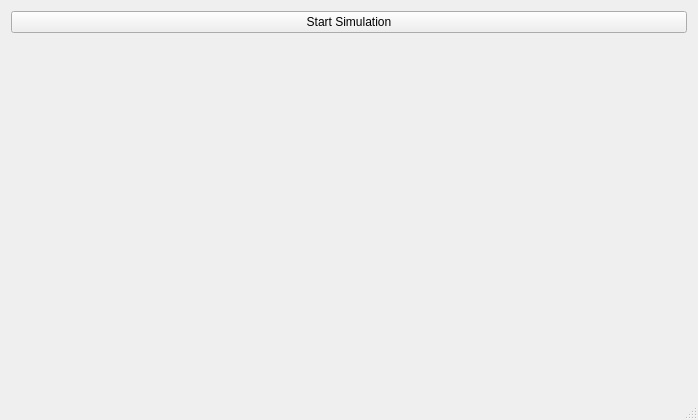
<?xml version="1.0" encoding="UTF-8"?>
<ui version="4.0">
 <class>MainWindow</class>
 <widget class="QMainWindow" name="MainWindow">
  <property name="geometry">
   <rect>
    <x>0</x>
    <y>0</y>
    <width>698</width>
    <height>420</height>
   </rect>
  </property>
  <property name="windowTitle">
   <string>QCustomPlot plot examples</string>
  </property>
  <widget class="QWidget" name="centralWidget">
   <layout class="QVBoxLayout" name="verticalLayout">
    <property name="sizeConstraint">
     <enum>QLayout::SetMinimumSize</enum>
    </property>
    <item>
     <widget class="QPushButton" name="buttonStartSimulation">
      <property name="text">
       <string>Start Simulation</string>
      </property>
     </widget>
    </item>
    <item>
     <widget class="QCustomPlot" name="customPlot" native="true">
      <property name="maximumSize">
       <size>
        <width>250</width>
        <height>16777215</height>
       </size>
      </property>
     </widget>
    </item>
   </layout>
  </widget>
  <widget class="QStatusBar" name="statusBar"/>
 </widget>
 <layoutdefault spacing="6" margin="11"/>
 <customwidgets>
  <customwidget>
   <class>QCustomPlot</class>
   <extends>QWidget</extends>
   <header>../../lib/gui/qcustomplot.h</header>
   <container>1</container>
  </customwidget>
 </customwidgets>
 <resources/>
 <connections/>
</ui>
